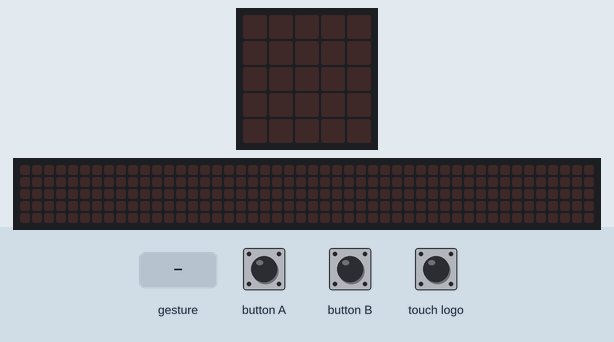
This program was run on a simulated BBC micro:bit running MicroPython. Parts: the board's 5×5 LED display, a strip that is not on the board, showing the scrolling text unrolled. The inputs (shaded band) are chosen by the test bench. Random numbers come from a fixed seed; a tilt is held for 1.5 s and a shake lasts 1 s, then the board lies face up again; the 48×5 strip is a reading aid, not a part: it shows the text the display is scrolling, unrolled, one strip-width of it at a time.

Above: at 1.2 s.
1.3 s: button A pressed for 0.15 s
At 1.37 s:
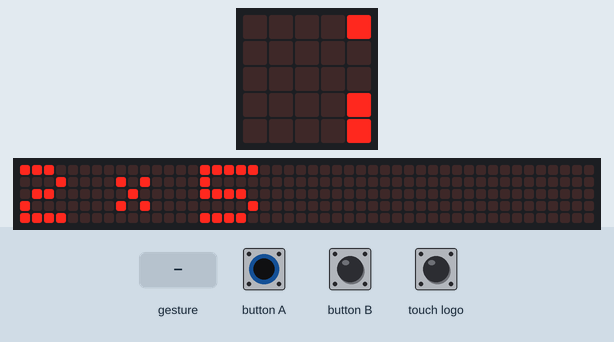
4.3 s: touch logo pressed for 1 s
At 5.8 s:
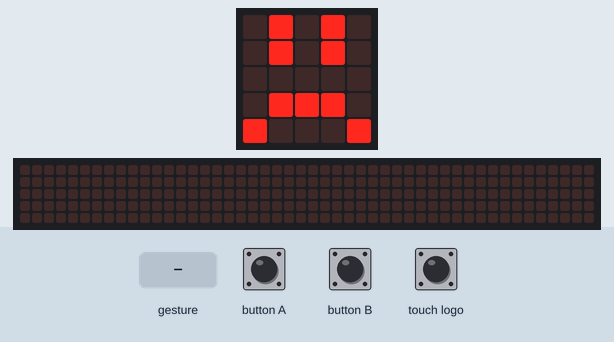
10.8 s: button A pressed for 1 s
At 11.37 s:
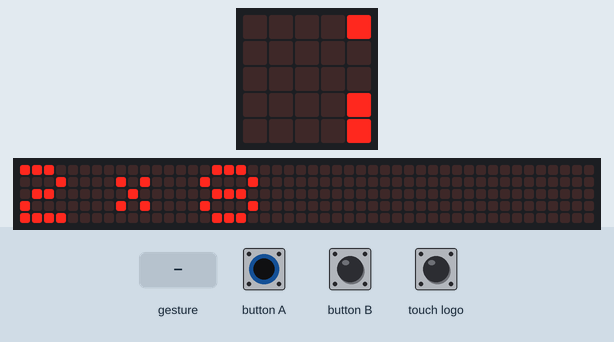
14.8 s: gesture 'up'
At 15.12 s:
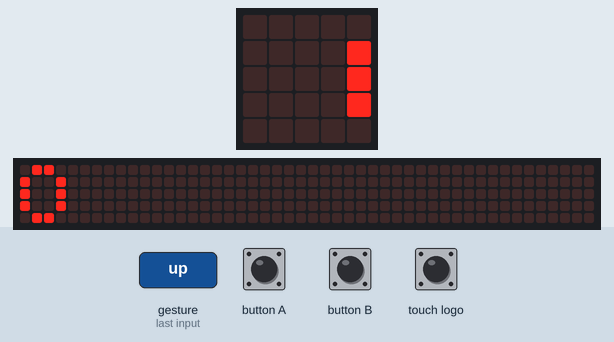
17.8 s: touch logo pressed for 0.15 s
At 21.12 s:
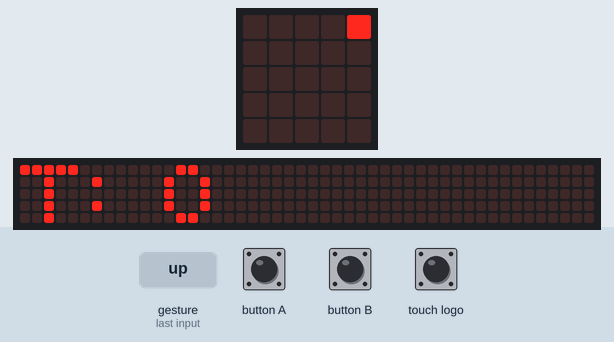
23.8 s: button A pressed for 3.2 s
At 24.27 s:
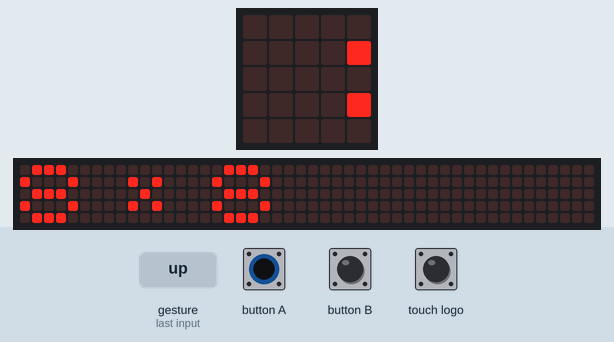

The program:

Multiplication_Game.py
```python
from random import *
from microbit import *

game = True
N1 = randint(0, 10)
N2 = randint(0, 10)
PI1 = 0
PI10 = 0
PI = PI10 * 10 + PI1
Wynik = N1 * N2
end = False
happy = Image("09090:"
              "09090:"
              "00000:"
              "90009:"
              "09990")

sad = Image("09090:"
            "09090:"
            "00000:"
            "09990:"
            "90009")

def value1(w = 250):
    if button_b.is_pressed():
        global PI1
        PI1 = PI1 + 1
        sleep(w)
        if PI1 >= 10:
            PI1 = 0

def value10(w = 250):
    if button_a.is_pressed():
        global PI10
        PI10 = PI10 + 1
        sleep(w)
        if PI10 >= 11:
            PI10 = 0

def value_check(w = 250):
    if accelerometer.is_gesture('up'):
        global PI
        global PI10
        global PI1
        PI = PI10 * 10 + PI1
        display.scroll(PI)
        sleep(w)

def end_game():
    if pin_logo.is_touched():
        global end
        end = True

while game == True:
    if button_a.is_pressed():
        N1 = randint(1, 10)
        N2 = randint(1, 10)
        display.scroll(str(N1) + ' * ' + str(N2))
        Wynik = N1 * N2
        PI1 = 0
        PI10 = 0
        PI = PI10 * 10 + PI1
        end = False
        while end == False:
            value1()
            value10()
            value_check()
            end_game()
        if PI == Wynik:
            display.show(happy)
            sleep(1000)
            display.scroll(Wynik)
        else:
            display.show(sad)
            sleep(1000)
            display.scroll(Wynik)
            display.scroll('T: ' + str(PI))
```

Measured:
- after the input at 1.3 s, the display: changes at once (image 1)
- after the input at 17.8 s, the display: first changes at once (image 5 shows a later state)
